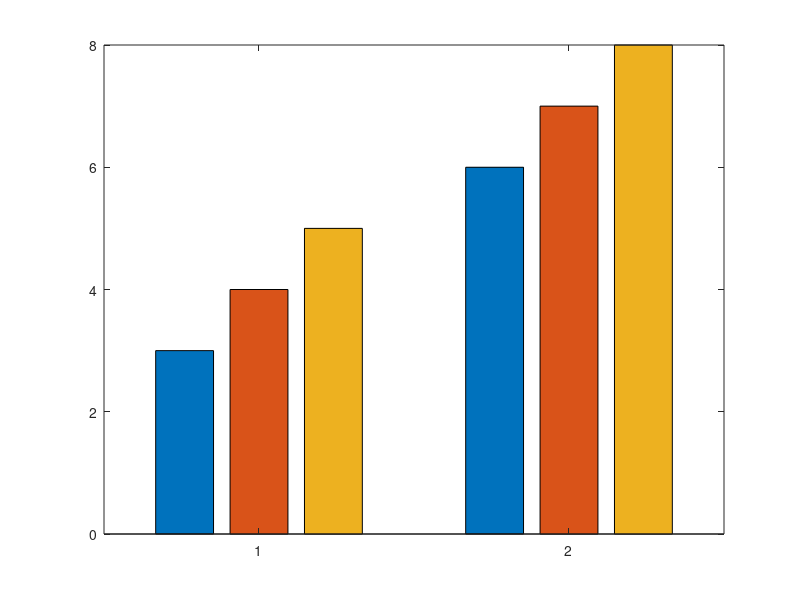

This figure's MATLAB source: (Note: this script raises an error after producing the figure.)
% Draw from scratch since Matlab has no hatched fill option
% Based on https://www.mathworks.com/matlabcentral/answers/3701-textures-for-bar-plots
% Dayle Kotturi 2020/10/17

figure
barHeights = [3 4 5; 6 7 8];
B = bar(barHeights);

xd = get(B,'xdata');
yd = get(B,'ydata');
bw = get(B,'barwidth');
% default barwidth is 0.8
% B.barwidth = 1.; this doesn't work
% This is done by grouping the y values with semi colons btw groups


% Now generalize it in a loop
[rows, cols] = size(barHeights);
for i = 1:cols
    % Bar i
    % draw the slanted lines that go all the way across
    for ii = 1:yd(i)*2-1
        x1 = xd(i)-bw/2;
        x2 = xd(i)+bw/2;
        y1 = (ii-1)/2;
        y2 = 1+(ii-1)/2;
        fprintf ('%d-%d. bw=%f x1=%f x2=%f y1=%f y2=%f\n', i, ii, bw, x1, x2, y1, y2);
        line(xd(i)+[-bw bw]/2,[0 1]+(ii-1)/2,'linewidth',5,'color','k');
    end
    fprintf ('\n');
    % draw the partial slanted line at the top
    line(xd(i)+[-bw/2 0],[yd(i)-0.5 yd(i)],'linewidth',5,'color','k');
    % draw the partial slanted line at the bottom
    line(xd(i)+[0 bw/2],[0 .5],'linewidth',5,'color','k');
end